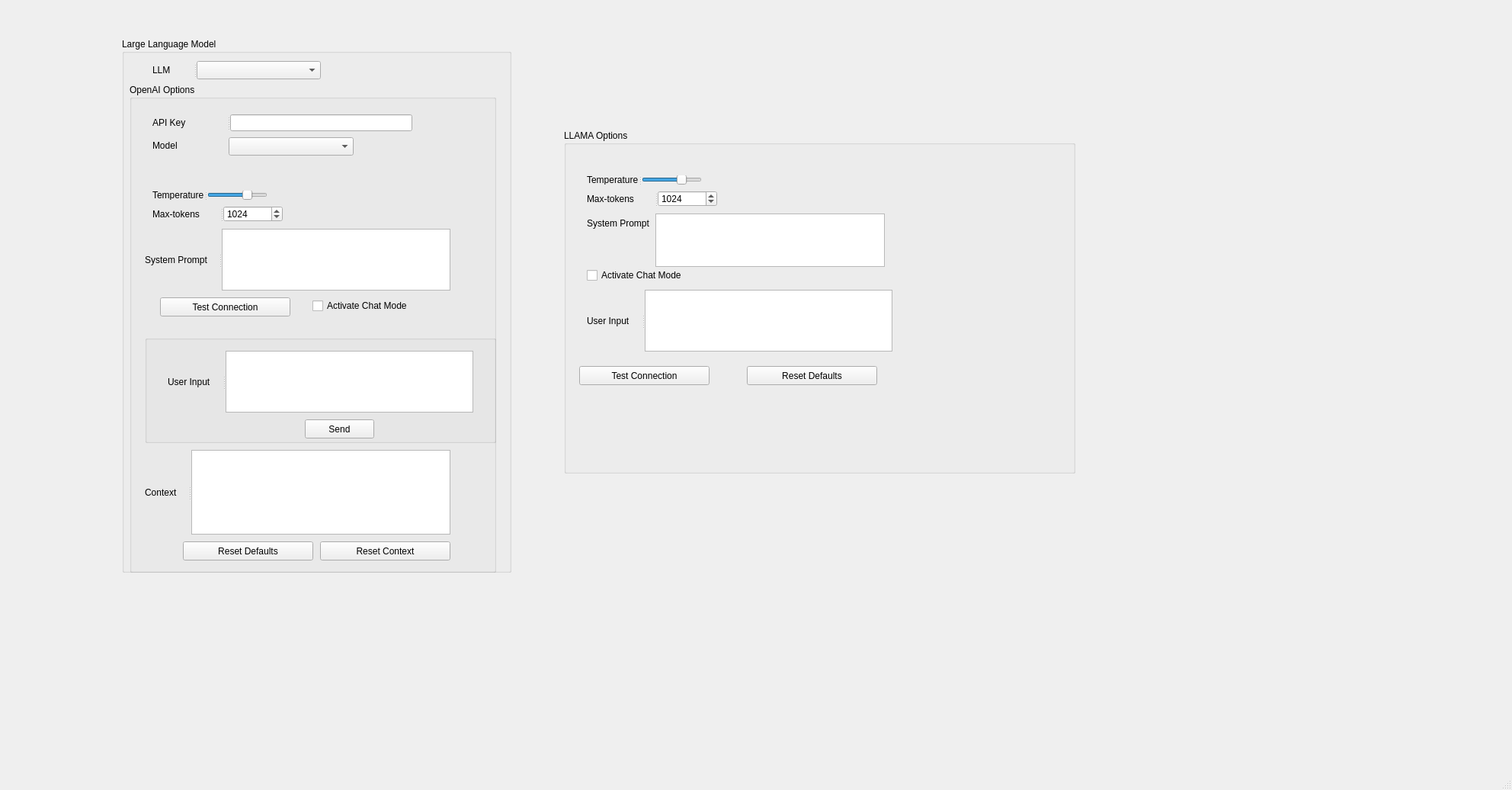
<?xml version="1.0" encoding="UTF-8"?>
<ui version="4.0">
 <class>MainWindow</class>
 <widget class="QMainWindow" name="MainWindow">
  <property name="geometry">
   <rect>
    <x>0</x>
    <y>0</y>
    <width>1984</width>
    <height>1036</height>
   </rect>
  </property>
  <property name="windowTitle">
   <string>MainWindow</string>
  </property>
  <widget class="QWidget" name="centralwidget">
   <widget class="QGroupBox" name="groupBox_3">
    <property name="geometry">
     <rect>
      <x>160</x>
      <y>50</y>
      <width>511</width>
      <height>701</height>
     </rect>
    </property>
    <property name="title">
     <string>Large Language Model</string>
    </property>
    <widget class="QGroupBox" name="groupBox_4">
     <property name="geometry">
      <rect>
       <x>10</x>
       <y>60</y>
       <width>481</width>
       <height>641</height>
      </rect>
     </property>
     <property name="title">
      <string>OpenAI Options</string>
     </property>
     <widget class="QSplitter" name="splitter">
      <property name="geometry">
       <rect>
        <x>30</x>
        <y>40</y>
        <width>341</width>
        <height>22</height>
       </rect>
      </property>
      <property name="orientation">
       <enum>Qt::Orientation::Horizontal</enum>
      </property>
      <widget class="QLabel" name="label_5">
       <property name="text">
        <string>API Key</string>
       </property>
      </widget>
      <widget class="QLineEdit" name="openaiAPIKey"/>
     </widget>
     <widget class="QSplitter" name="splitter_2">
      <property name="geometry">
       <rect>
        <x>30</x>
        <y>140</y>
        <width>151</width>
        <height>12</height>
       </rect>
      </property>
      <property name="orientation">
       <enum>Qt::Orientation::Horizontal</enum>
      </property>
      <widget class="QLabel" name="label_8">
       <property name="text">
        <string>Temperature</string>
       </property>
      </widget>
      <widget class="QSlider" name="temperatureOpenAI">
       <property name="maximum">
        <number>100</number>
       </property>
       <property name="singleStep">
        <number>1</number>
       </property>
       <property name="value">
        <number>70</number>
       </property>
       <property name="orientation">
        <enum>Qt::Orientation::Horizontal</enum>
       </property>
      </widget>
     </widget>
     <widget class="QSplitter" name="splitter_3">
      <property name="geometry">
       <rect>
        <x>30</x>
        <y>160</y>
        <width>171</width>
        <height>21</height>
       </rect>
      </property>
      <property name="orientation">
       <enum>Qt::Orientation::Horizontal</enum>
      </property>
      <widget class="QLabel" name="label_9">
       <property name="text">
        <string>Max-tokens</string>
       </property>
      </widget>
      <widget class="QSpinBox" name="maxTokenOpenAI">
       <property name="minimum">
        <number>1</number>
       </property>
       <property name="maximum">
        <number>4096</number>
       </property>
       <property name="value">
        <number>1024</number>
       </property>
      </widget>
     </widget>
     <widget class="QPushButton" name="resetContextOpenAI">
      <property name="geometry">
       <rect>
        <x>250</x>
        <y>600</y>
        <width>171</width>
        <height>25</height>
       </rect>
      </property>
      <property name="text">
       <string>Reset Context</string>
      </property>
     </widget>
     <widget class="QPushButton" name="testConnectionOpenAI">
      <property name="geometry">
       <rect>
        <x>40</x>
        <y>280</y>
        <width>171</width>
        <height>25</height>
       </rect>
      </property>
      <property name="text">
       <string>Test Connection</string>
      </property>
     </widget>
     <widget class="QPushButton" name="resetDefaultsOpenAI">
      <property name="geometry">
       <rect>
        <x>70</x>
        <y>600</y>
        <width>171</width>
        <height>25</height>
       </rect>
      </property>
      <property name="text">
       <string>Reset Defaults</string>
      </property>
     </widget>
     <widget class="QSplitter" name="splitter_8">
      <property name="geometry">
       <rect>
        <x>20</x>
        <y>190</y>
        <width>401</width>
        <height>81</height>
       </rect>
      </property>
      <property name="orientation">
       <enum>Qt::Orientation::Horizontal</enum>
      </property>
      <widget class="QLabel" name="label_18">
       <property name="text">
        <string>System Prompt</string>
       </property>
      </widget>
      <widget class="QTextEdit" name="systemPromptEdit"/>
     </widget>
     <widget class="QSplitter" name="splitter_10">
      <property name="geometry">
       <rect>
        <x>20</x>
        <y>480</y>
        <width>401</width>
        <height>111</height>
       </rect>
      </property>
      <property name="orientation">
       <enum>Qt::Orientation::Horizontal</enum>
      </property>
      <widget class="QLabel" name="label_context">
       <property name="text">
        <string>Context</string>
       </property>
      </widget>
      <widget class="QTextBrowser" name="contextBrowserOpenAI"/>
     </widget>
     <widget class="QCheckBox" name="chatModeOpenAI">
      <property name="geometry">
       <rect>
        <x>240</x>
        <y>280</y>
        <width>141</width>
        <height>22</height>
       </rect>
      </property>
      <property name="text">
       <string>Activate Chat Mode</string>
      </property>
     </widget>
     <widget class="QGroupBox" name="groupBoxChat">
      <property name="geometry">
       <rect>
        <x>20</x>
        <y>330</y>
        <width>461</width>
        <height>141</height>
       </rect>
      </property>
      <property name="title">
       <string/>
      </property>
      <widget class="QSplitter" name="splitter_9">
       <property name="geometry">
        <rect>
         <x>30</x>
         <y>20</y>
         <width>401</width>
         <height>81</height>
        </rect>
       </property>
       <property name="orientation">
        <enum>Qt::Orientation::Horizontal</enum>
       </property>
       <widget class="QLabel" name="label_20">
        <property name="text">
         <string>User Input</string>
        </property>
       </widget>
       <widget class="QTextEdit" name="userInputOpenAI"/>
      </widget>
      <widget class="QPushButton" name="sendUserInputOpenAI">
       <property name="geometry">
        <rect>
         <x>210</x>
         <y>110</y>
         <width>91</width>
         <height>25</height>
        </rect>
       </property>
       <property name="text">
        <string>Send</string>
       </property>
      </widget>
     </widget>
     <widget class="QComboBox" name="llmMBOX">
      <property name="geometry">
       <rect>
        <x>130</x>
        <y>70</y>
        <width>164</width>
        <height>24</height>
       </rect>
      </property>
     </widget>
     <widget class="QLabel" name="label_6">
      <property name="geometry">
       <rect>
        <x>30</x>
        <y>70</y>
        <width>91</width>
        <height>22</height>
       </rect>
      </property>
      <property name="text">
       <string>Model</string>
      </property>
     </widget>
    </widget>
    <widget class="QSplitter" name="splitter_4">
     <property name="geometry">
      <rect>
       <x>40</x>
       <y>30</y>
       <width>221</width>
       <height>24</height>
      </rect>
     </property>
     <property name="orientation">
      <enum>Qt::Orientation::Horizontal</enum>
     </property>
     <widget class="QLabel" name="label_7">
      <property name="text">
       <string>LLM</string>
      </property>
     </widget>
     <widget class="QComboBox" name="LLMChocie"/>
    </widget>
   </widget>
   <widget class="QGroupBox" name="groupBox_5">
    <property name="geometry">
     <rect>
      <x>740</x>
      <y>170</y>
      <width>671</width>
      <height>451</height>
     </rect>
    </property>
    <property name="title">
     <string>LLAMA Options</string>
    </property>
    <widget class="QSplitter" name="splitter_5">
     <property name="geometry">
      <rect>
       <x>30</x>
       <y>30</y>
       <width>341</width>
       <height>24</height>
      </rect>
     </property>
     <property name="orientation">
      <enum>Qt::Orientation::Horizontal</enum>
     </property>
    </widget>
    <widget class="QSplitter" name="splitter_6">
     <property name="geometry">
      <rect>
       <x>30</x>
       <y>60</y>
       <width>151</width>
       <height>12</height>
      </rect>
     </property>
     <property name="orientation">
      <enum>Qt::Orientation::Horizontal</enum>
     </property>
     <widget class="QLabel" name="label_16">
      <property name="text">
       <string>Temperature</string>
      </property>
     </widget>
     <widget class="QSlider" name="horizontalSlider_2">
      <property name="maximum">
       <number>100</number>
      </property>
      <property name="singleStep">
       <number>1</number>
      </property>
      <property name="value">
       <number>70</number>
      </property>
      <property name="orientation">
       <enum>Qt::Orientation::Horizontal</enum>
      </property>
     </widget>
    </widget>
    <widget class="QSplitter" name="splitter_7">
     <property name="geometry">
      <rect>
       <x>30</x>
       <y>80</y>
       <width>171</width>
       <height>21</height>
      </rect>
     </property>
     <property name="orientation">
      <enum>Qt::Orientation::Horizontal</enum>
     </property>
     <widget class="QLabel" name="label_17">
      <property name="text">
       <string>Max-tokens</string>
      </property>
     </widget>
     <widget class="QSpinBox" name="spinBox_2">
      <property name="minimum">
       <number>1</number>
      </property>
      <property name="maximum">
       <number>4096</number>
      </property>
      <property name="value">
       <number>1024</number>
      </property>
     </widget>
    </widget>
    <widget class="QLabel" name="label_19">
     <property name="geometry">
      <rect>
       <x>30</x>
       <y>110</y>
       <width>100</width>
       <height>25</height>
      </rect>
     </property>
     <property name="text">
      <string>System Prompt</string>
     </property>
    </widget>
    <widget class="QTextEdit" name="systemPromptEditLlama">
     <property name="geometry">
      <rect>
       <x>120</x>
       <y>110</y>
       <width>301</width>
       <height>70</height>
      </rect>
     </property>
    </widget>
    <widget class="QPushButton" name="testConnectionLlama">
     <property name="geometry">
      <rect>
       <x>20</x>
       <y>310</y>
       <width>171</width>
       <height>25</height>
      </rect>
     </property>
     <property name="text">
      <string>Test Connection</string>
     </property>
    </widget>
    <widget class="QPushButton" name="resetDefaultsLlama">
     <property name="geometry">
      <rect>
       <x>240</x>
       <y>310</y>
       <width>171</width>
       <height>25</height>
      </rect>
     </property>
     <property name="text">
      <string>Reset Defaults</string>
     </property>
    </widget>
    <widget class="QSplitter" name="splitter_11">
     <property name="geometry">
      <rect>
       <x>30</x>
       <y>210</y>
       <width>401</width>
       <height>81</height>
      </rect>
     </property>
     <property name="orientation">
      <enum>Qt::Orientation::Horizontal</enum>
     </property>
     <widget class="QLabel" name="label_21">
      <property name="text">
       <string>User Input</string>
      </property>
     </widget>
     <widget class="QTextEdit" name="userInputLlama"/>
    </widget>
    <widget class="QCheckBox" name="checkBox_2">
     <property name="geometry">
      <rect>
       <x>30</x>
       <y>180</y>
       <width>141</width>
       <height>22</height>
      </rect>
     </property>
     <property name="text">
      <string>Activate Chat Mode</string>
     </property>
    </widget>
   </widget>
  </widget>
  <widget class="QMenuBar" name="menubar">
   <property name="geometry">
    <rect>
     <x>0</x>
     <y>0</y>
     <width>1984</width>
     <height>21</height>
    </rect>
   </property>
  </widget>
  <widget class="QStatusBar" name="statusbar"/>
 </widget>
 <resources/>
 <connections/>
</ui>
